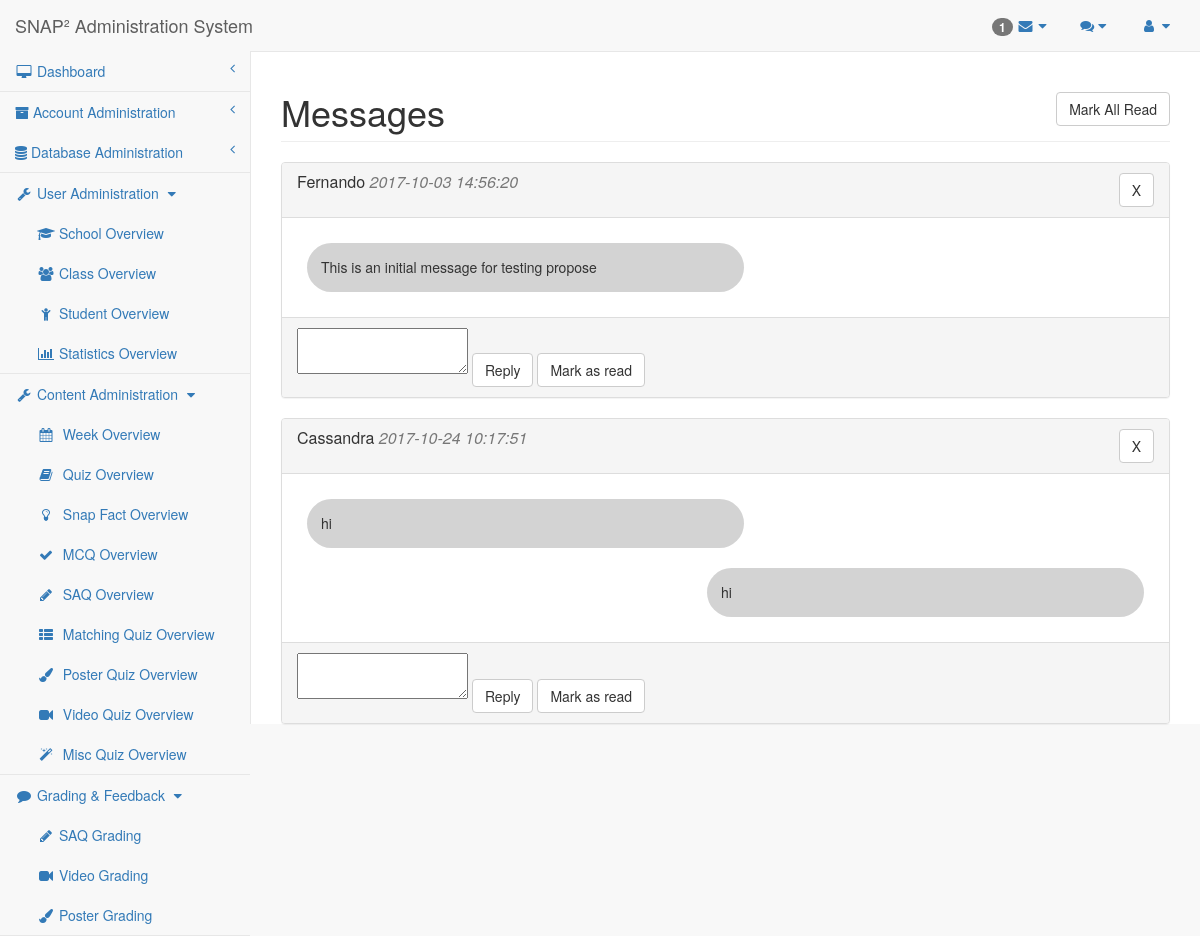
/researcher/messages.php (signed in), run on the app's committed database.
### tables this page shows
CREATE TABLE `messages` (
  `id` int(11) NOT NULL AUTO_INCREMENT,
  `StudentID` mediumint(9) DEFAULT NULL,
  `isFromStudent` tinyint(1) DEFAULT 1,
  `content` longtext NOT NULL,
  `readOrNot` tinyint(1) DEFAULT 0,
  `time` timestamp NOT NULL DEFAULT current_timestamp(),
  `deleteByStu` tinyint(1) NOT NULL DEFAULT 0,
  `deleteByRes` tinyint(1) NOT NULL DEFAULT 0,
  PRIMARY KEY (`id`),
  KEY `Messages_StudentID_FK` (`StudentID`),
  CONSTRAINT `Messages_StudentID_FK` FOREIGN KEY (`StudentID`) REFERENCES `student` (`StudentID`)
);

CREATE TABLE `student` (
  `StudentID` mediumint(9) NOT NULL AUTO_INCREMENT,
  `Username` text NOT NULL,
  `Nickname` text DEFAULT NULL,
  `FirstName` text DEFAULT NULL,
  `LastName` text DEFAULT NULL,
  `Password` text NOT NULL,
  `Email` text DEFAULT NULL,
  `Gender` text DEFAULT NULL,
  `DOB` date DEFAULT NULL,
  `Identity` text DEFAULT NULL,
  `Score` mediumint(9) DEFAULT 0,
  `SubmissionTime` timestamp NOT NULL DEFAULT current_timestamp(),
  `ClassID` mediumint(9) NOT NULL,
  `isLocked` tinyint(1) NOT NULL DEFAULT 0,
  PRIMARY KEY (`StudentID`),
  KEY `Student_ClassID_FK` (`ClassID`),
  CONSTRAINT `Student_ClassID_FK` FOREIGN KEY (`ClassID`) REFERENCES `class` (`ClassID`) ON DELETE CASCADE ON UPDATE CASCADE
);

### mysql-lib.php (called while the page is built, shortened)
<?php
function getRecords(PDO $conn, $tableName, array $joinTables = null)
{
    $tableSql = "SELECT * FROM " . $tableName;
    if ($joinTables != null) {
        foreach ($joinTables as $joinTable) {
            $tableSql .= " NATURAL JOIN " . $joinTable;
        }
    }
    $tableQuery = $conn->prepare($tableSql);
    $tableQuery->execute();
    $tableResult = $tableQuery->fetchAll(PDO::FETCH_OBJ);
    return $tableResult;
}
function getAllMessages(PDO $conn) {
    $joinTables = array("Student");
    return getRecords($conn, "Messages", $joinTables);
}

### researcher/messages.php (the view, shortened to what this page needs)
<?php
require_once("../mysql-lib.php");
require_once("researcher-lib.php");
function renderOneMessage($value)
{?>
    <div class="panel-body">
        <?php foreach ($value as $oneMessage) { ?>
    <?php if ($oneMessage->isFromStudent) { ?>
        <div class="talk-bubble round">
            <div class="talktext">
                <p><?php echo nl2br(htmlspecialchars($oneMessage->content, ENT_QUOTES)); ?></p>
            </div>
        </div>
    <?php } else { ?>
        <div class="talk-bubble round pull-right">
            <div class="talktext">
                <p><?php echo nl2br(htmlspecialchars($oneMessage->content, ENT_QUOTES)); ?></p>
            </div>
        </div>
    <?php } ?>
<?php } ?>
    </div>
    <div class="panel-footer">
        <textarea type="text" value="enter your message here"></textarea>
        <button type="button" class="btn btn-default text-muted" aria-label="Right Align"
                onclick = "reply(this)">
            Reply
        </button>
        <button type="button" class="btn btn-default text-muted" aria-label="Right Align"
                onclick = "markAsRead(this)">
            Mark as read
        </button>
    </div>
<?php } ?>
<?php function renderMessages($messagesForStu)
{
    foreach ($messagesForStu as $value) {
        ?>
        <div class="panel <?php echo ($value[0]->readOrNot == 0) ? "panel-info" : "panel-default" ?>"
             id="Stu<?php echo $value[0]->StudentID ?>"
             studentID="<?php echo $value[0]->StudentID ?>">
            <div class="panel-heading clearfix">
                <h3 class="panel-title">
                    <a data-toggle="collapse" href="#collapse<?php echo $value[0]->StudentID ?>">
                        <?php
                        echo $value[0]->Username
                        ?>
                    </a>
                    <span class="text-muted">
                        <em><?php echo $value[count($value) - 1]->time ?></em>
                    </span>
                    <button type="button" class="btn btn-default text-muted pull-right"
                            onclick="deleteMessages(this)" studentID="<?php echo $value[0]->StudentID ?>">
                        X
                    </button>
                </h3>
            </div>
            <div id="collapse<?php echo $value[0]->StudentID ?>" class="panel-collapse collapse in">
                <?php  renderOneMessage($value) ?>
            </div>
        </div>
    <?php }
    }
    function buildMessages($conn){
        $messages = getAllMessages($conn);
        $messagesForStu = array();
        $unreadMessages = array();
        foreach ($messages as $key => $value) {
            if ($value->deleteByRes == 0) {
                $messagesForStu[$value->Username][] = $value;
            }
        }
        $messagesForStu = array_merge($unreadMessages, $messagesForStu);
        return $messagesForStu;
    }
    try {
        $conn = db_connect();
    } catch (Exception $e) {
        debug_err($e);
    }
    try {
        $messagesForStu = array();
        $messagesForStu = buildMessages($conn);
    } catch (Exception $e) {
        debug_err($e);
    }
?>
<!DOCTYPE html>
<html lang="en">
<?php require_once('header-lib.php'); ?>
<body>
<div id="wrapper">
    <?php require_once('navigation.php'); ?>
</div>
<div id="page-wrapper">
    <div class="row">
        <div class="col-lg-12">
            <h1 class="page-header">Messages
                <button type="button" class="btn btn-default text-muted pull-right"
                        onclick = "markAllRead()">
                    Mark All Read
                </button>
            </h1>
        </div>
    </div>
    <div id = "messages">
        <?php renderMessages($messagesForStu)?>
    </div>
</body>
</html>

### sb-admin/css/sb-admin-2.css (style rules this page uses)
body { background-color: #f8f8f8; }
#wrapper { width: 100%; }
#page-wrapper { padding: 0 15px; min-height: 568px; background-color: #fff; }
@media (min-width:768px) { #page-wrapper { position: inherit; margin: 0 0 0 250px; padding: 0 30px; border-left: 1px solid #e7e7e7; } }

### researcher/header-lib.php (style rules this page uses)
.panel-heading { font-weight: bold; }

### researcher/messages.php (style rules this page uses)
.talk-bubble { margin: 10px; display: inline-block; position: relative; width: 51%; height: auto; background-color: lightgrey; }
.round { border-radius: 30px; -webkit-border-radius: 30px; -moz-border-radius: 30px; }
.talktext { padding: 1em; text-align: left; line-height: 1.5em; }
.talktext p { -webkit-margin-before: 0em; -webkit-margin-after: 0em; }

### data on the page
messages: StudentID.Username "Fernando", time "2017-10-03 14:56:20", content "This is an initial message for testing propose"
messages: StudentID.Username "Cassandra", content "hi"
messages: time "2017-10-24 10:17:51", content "hi"

### other printed values
count($unreadComments) "1"
$userAdminPageArr[$i] "School"
$userAdminPageArr[$i] "Class"
$userAdminPageArr[$i] "Student"
$userAdminPageArr[$i] "Statistics"
$contentAdminPageArr[$i] "Week"
$contentAdminPageArr[$i] "Quiz"
$contentAdminPageArr[$i] "Snap Fact"
$contentAdminPageArr[$i] "MCQ"
$contentAdminPageArr[$i] "SAQ"
$contentAdminPageArr[$i] "Matching"
$contentAdminPageArr[$i] "Poster"
$contentAdminPageArr[$i] "Video"
$contentAdminPageArr[$i] "Misc"
$gradingPageArr[$i] "SAQ Grading"
